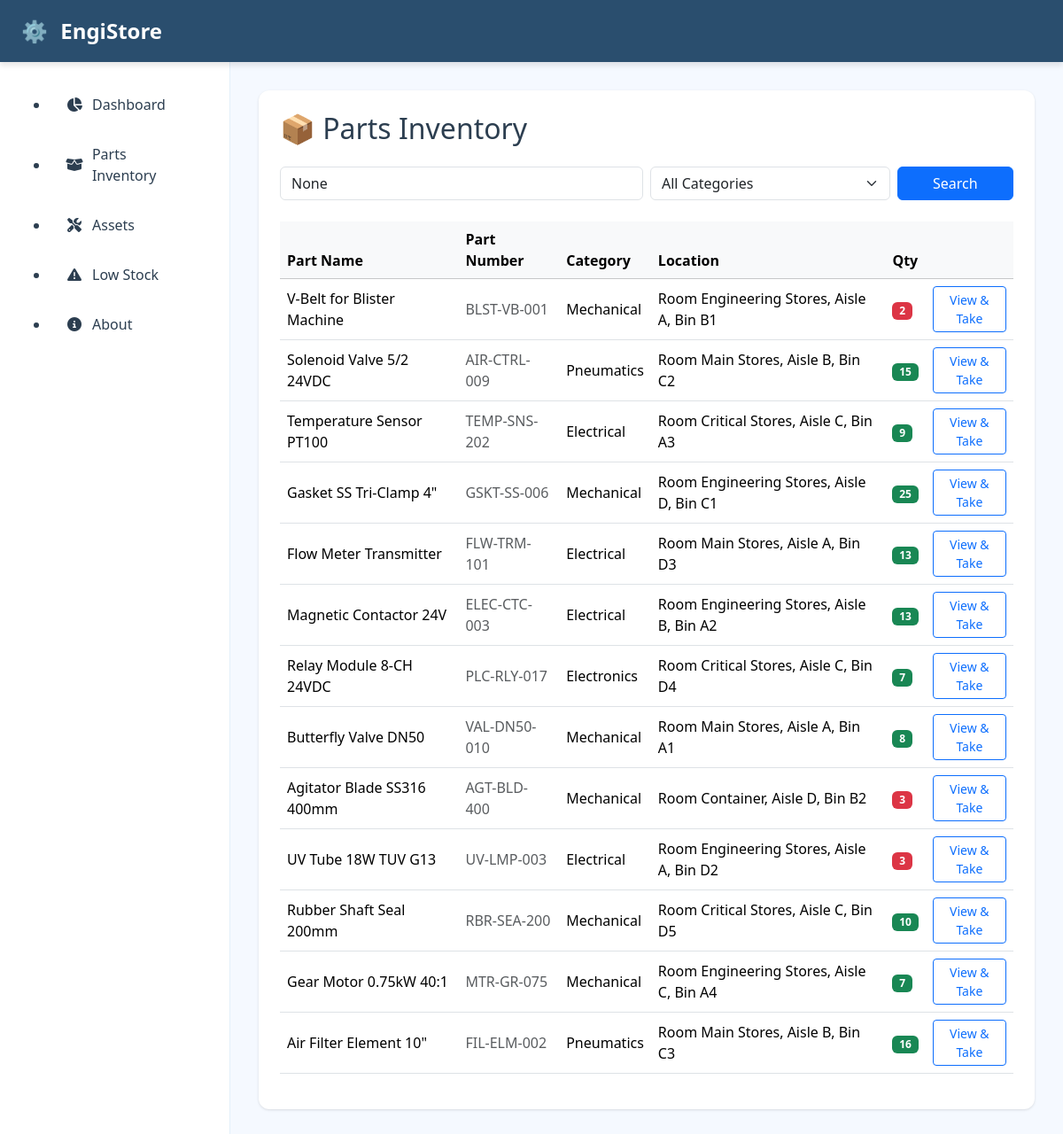
Screenshot of /inventory/ with the database file from the repository.
### inventory/models.py (models this page shows, shortened)
class Part(models.Model):
    name = models.CharField(max_length=200)
    part_number = models.CharField(max_length=100, unique=True)
    category = models.ForeignKey(
        Category,
        on_delete=models.SET_NULL,
        null=True,
        blank=True
    )
    description = models.TextField(blank=True)
    room = models.CharField(max_length=50)
    aisle = models.CharField(max_length=50)
    bin_number = models.CharField(max_length=50)
    quantity = models.PositiveIntegerField(default=0)
    reorder_threshold = models.PositiveIntegerField(default=5)
    date_added = models.DateTimeField(auto_now_add=True)

class Category(models.Model):
    name = models.CharField(max_length=100)

### inventory/views.py (the view)
# urls.py: path('', views.part_list, name='part_list'),
def part_list(request):
    query = request.GET.get('q')
    category_id = request.GET.get('category')
    parts = Part.objects.all()
    categories = Category.objects.all()
    if query:
        parts = parts.filter(
            Q(name__icontains=query) |
            Q(part_number__icontains=query)
        )
    if category_id:
        parts = parts.filter(category_id=category_id)
    if request.GET.get('low_stock') == '1':
        parts = parts.filter(quantity__lte=F('reorder_threshold'))
    return render(request, 'inventory/part_list.html', {
        'parts': parts,
        'categories': categories,
        'selected_category': category_id,
        'query': query,
    })

### engistore/context_processors.py (called while the page is built)
def global_debug(request):
    return {
        'debug': settings.DEBUG,
    }

### templates/inventory/part_list.html (shortened to what this page needs)
{% extends 'base.html' %}
{% load static %}
{% block content %}
<h2 class="mb-4">📦 Parts Inventory</h2>
<form method="get" class="row g-2 mb-4">
  <div class="col-md-6">
    <input type="text" name="q" class="form-control"
           placeholder="Search parts..." value="{{ query }}">
  </div>
  <div class="col-md-4">
    <select name="category" class="form-select">
      <option value="">All Categories</option>
    </select>
  </div>
  <div class="col-md-2">
    <button type="submit" class="btn btn-primary w-100">
      Search
    </button>
  </div>
</form>
{% if parts %}
  <div class="table-responsive">
    <table class="table table-hover align-middle">
      <thead class="table-light">
        <tr>
          <th>Part Name</th>
          <th>Part Number</th>
          <th>Category</th>
          <th>Location</th>
          <th>Qty</th>
          <th></th>
        </tr>
      </thead>
      <tbody>
        {% for part in parts %}
        <tr>
          <td>{{ part.name }}</td>
          <td class="text-muted">{{ part.part_number }}</td>
          <td>{{ part.category.name|default:"—" }}</td>
          <td>
            Room {{ part.room }},
            Aisle {{ part.aisle }},
            Bin {{ part.bin_number }}
          </td>
          <td>
            {% if part.quantity <= part.reorder_threshold %}
              <span class="badge bg-danger">{{ part.quantity }}</span>
            {% else %}
              <span class="badge bg-success">{{ part.quantity }}</span>
            {% endif %}
          </td>
          <td class="text-end">
            <a href="{{ part.id }}/" class="btn btn-sm btn-outline-primary">
              View & Take
            </a>
          </td>
        </tr>
        {% endfor %}
      </tbody>
    </table>
  </div>
{% else %}
  <p class="text-muted">No parts found.</p>
{% endif %}
{% endblock %}

### static/styles.css (style rules this page uses)
:root { --primary-blue: #2A4E6E; --secondary-blue: #3A6B95; --accent-blue: #4D8FCE; --light-bg: #F5F9FF; --dark-text: #2C3E50; --sidebar-width: 260px; --topbar-height: 70px; --border-radius: 12px; --shadow-sm: 0 1px 3px rgba(0, 0, 0, 0.12); --shadow-md: 0 4px 6px rgba(0, 0, 0, 0.1); --danger-red: #dc3545; --success-green: #28a745; --warning-yellow: #ffc107; }
body.dashboard-layout { background-color: var(--light-bg); color: var(--dark-text); min-height: 100vh; font-family: 'Segoe UI', system-ui, sans-serif; }

### rows the page displays
Part: name "V-Belt for Blister Machine", part_number "BLST-VB-001", category.name "Mechanical", room "Engineering Stores", aisle "A", bin_number "B1", quantity "2"
Part: name "Solenoid Valve 5/2 24VDC", part_number "AIR-CTRL-009", category.name "Pneumatics", room "Main Stores", aisle "B", bin_number "C2", quantity "15"
Part: name "Temperature Sensor PT100", part_number "TEMP-SNS-202", category.name "Electrical", room "Critical Stores", aisle "C", bin_number "A3", quantity "9"
Part: name "Gasket SS Tri-Clamp 4\"", part_number "GSKT-SS-006", category.name "Mechanical", room "Engineering Stores", aisle "D", bin_number "C1", quantity "25"
Part: name "Flow Meter Transmitter", part_number "FLW-TRM-101", category.name "Electrical", room "Main Stores", aisle "A", bin_number "D3", quantity "13"
Part: name "Magnetic Contactor 24V", part_number "ELEC-CTC-003", category.name "Electrical", room "Engineering Stores", aisle "B", bin_number "A2", quantity "13"
Part: name "Relay Module 8-CH 24VDC", part_number "PLC-RLY-017", category.name "Electronics", room "Critical Stores", aisle "C", bin_number "D4", quantity "7"
Part: name "Butterfly Valve DN50", part_number "VAL-DN50-010", category.name "Mechanical", room "Main Stores", aisle "A", bin_number "A1", quantity "8"
Part: name "Agitator Blade SS316 400mm", part_number "AGT-BLD-400", category.name "Mechanical", room "Container", aisle "D", bin_number "B2", quantity "3"
Part: name "UV Tube 18W TUV G13", part_number "UV-LMP-003", category.name "Electrical", room "Engineering Stores", aisle "A", bin_number "D2", quantity "3"
Part: name "Rubber Shaft Seal 200mm", part_number "RBR-SEA-200", category.name "Mechanical", room "Critical Stores", aisle "C", bin_number "D5", quantity "10"
Part: name "Gear Motor 0.75kW 40:1", part_number "MTR-GR-075", category.name "Mechanical", room "Engineering Stores", aisle "C", bin_number "A4", quantity "7"
Part: name "Air Filter Element 10\"", part_number "FIL-ELM-002", category.name "Pneumatics", room "Main Stores", aisle "B", bin_number "C3", quantity "16"
